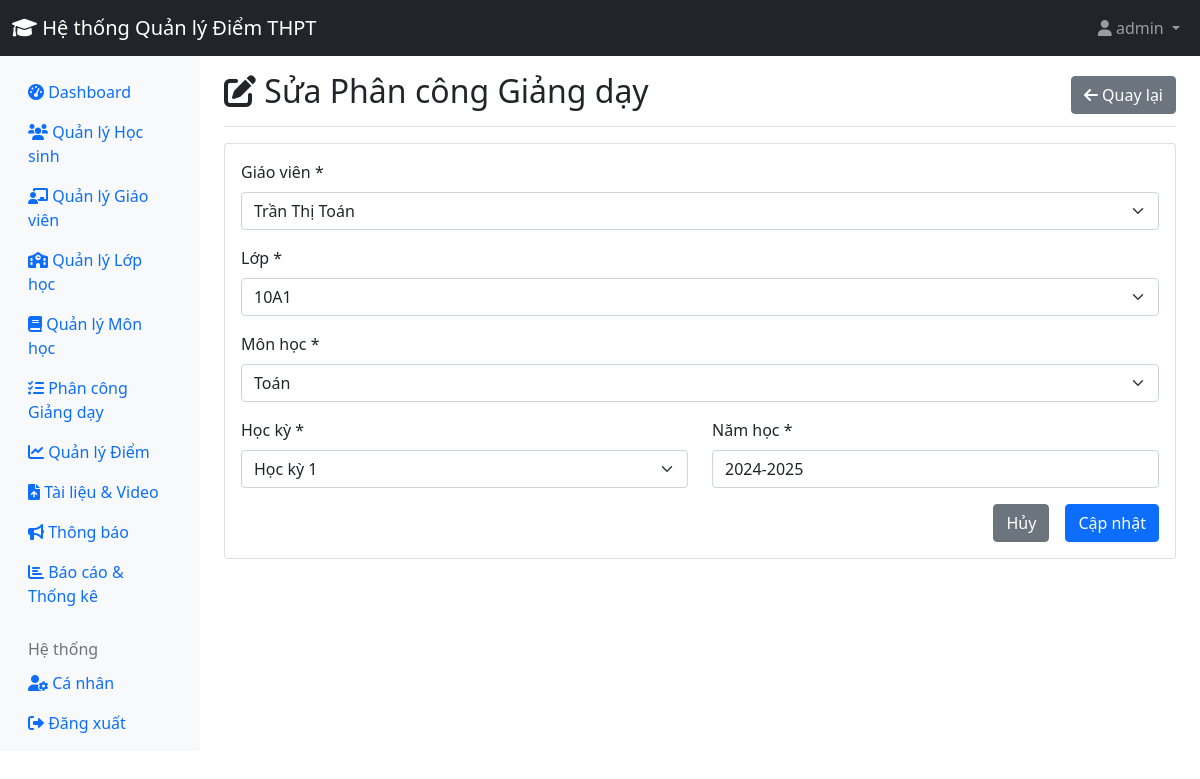
/admin/edit_assignment.php?id=1 (signed in), run on the app's committed database.
### tables this page shows
CREATE TABLE `teaching_assignments` (
  `id` int(11) NOT NULL,
  `teacher_id` int(11) NOT NULL,
  `class_id` int(11) NOT NULL,
  `subject_id` int(11) NOT NULL,
  `semester` int(11) NOT NULL,
  `school_year` varchar(20) NOT NULL,
  `is_active` tinyint(1) DEFAULT 1,
  `start_date` date DEFAULT curdate(),
  `end_date` date DEFAULT NULL
);

CREATE TABLE `users` (
  `id` int(11) NOT NULL,
  `username` varchar(50) NOT NULL,
  `password` varchar(255) NOT NULL,
  `role` enum('admin','teacher','student') NOT NULL,
  `full_name` varchar(100) NOT NULL,
  `email` varchar(100) DEFAULT NULL,
  `phone` varchar(20) DEFAULT NULL,
  `created_at` timestamp NOT NULL DEFAULT current_timestamp(),
  `status` enum('active','inactive') DEFAULT 'active',
  `teacher_type` enum('homeroom','subject') DEFAULT 'subject'
);

CREATE TABLE `classes` (
  `id` int(11) NOT NULL,
  `class_name` varchar(50) NOT NULL,
  `grade` int(11) NOT NULL,
  `homeroom_teacher_id` int(11) DEFAULT NULL,
  `school_year` varchar(20) DEFAULT NULL
);

CREATE TABLE `subjects` (
  `id` int(11) NOT NULL,
  `subject_name` varchar(100) NOT NULL,
  `subject_code` varchar(20) NOT NULL
);

### admin/edit_assignment.php (the view, shortened to what this page needs)
<?php
require_once '../includes/config.php';
$assignment_id = $_GET['id'];
$stmt = $pdo->prepare("
    SELECT ta.*, u.full_name as teacher_name, c.class_name, s.subject_name
    FROM teaching_assignments ta
    JOIN users u ON ta.teacher_id = u.id
    JOIN classes c ON ta.class_id = c.id
    JOIN subjects s ON ta.subject_id = s.id
    WHERE ta.id = ?
");
$stmt->execute([$assignment_id]);
$assignment = $stmt->fetch();
$teachers = $pdo->query("SELECT id, full_name FROM users WHERE role = 'teacher' AND status = 'active'")->fetchAll();
$classes = $pdo->query("SELECT id, class_name FROM classes ORDER BY grade, class_name")->fetchAll();
$subjects = $pdo->query("SELECT id, subject_name FROM subjects ORDER BY subject_name")->fetchAll();
?>
<!DOCTYPE html>
<html lang="vi">
<head>
    <link href="https://cdn.jsdelivr.net/npm/bootstrap@5.1.3/dist/css/bootstrap.min.css" rel="stylesheet">
    <link href="https://cdnjs.cloudflare.com/ajax/libs/font-awesome/6.0.0/css/all.min.css" rel="stylesheet">
</head>
<body>
    <?php include '../includes/header.php'; ?>
    <div class="container-fluid">
        <div class="row">
            <?php include 'sidebar.php'; ?>
            <main class="col-md-9 ms-sm-auto col-lg-10 px-md-4">
                <div class="d-flex justify-content-between flex-wrap flex-md-nowrap align-items-center pt-3 pb-2 mb-3 border-bottom">
                    <h1 class="h2"><i class="fas fa-edit"></i> Sửa Phân công Giảng dạy</h1>
                    <a href="assignments.php" class="btn btn-secondary">
                        <i class="fas fa-arrow-left"></i> Quay lại
                    </a>
                </div>
                <div class="card">
                    <div class="card-body">
                        <form method="POST">
                            <div class="mb-3">
                                <label class="form-label">Giáo viên *</label>
                                <select class="form-select" name="teacher_id" required>
                                    <?php foreach ($teachers as $teacher): ?>
                                        <option value="<?php echo $teacher['id']; ?>" <?php echo $assignment['teacher_id'] == $teacher['id'] ? 'selected' : ''; ?>>
                                            <?php echo htmlspecialchars($teacher['full_name']); ?>
                                        </option>
                                    <?php endforeach; ?>
                                </select>
                            </div>
                            <div class="mb-3">
                                <label class="form-label">Lớp *</label>
                                <select class="form-select" name="class_id" required>
                                    <?php foreach ($classes as $class): ?>
                                        <option value="<?php echo $class['id']; ?>" <?php echo $assignment['class_id'] == $class['id'] ? 'selected' : ''; ?>>
                                            <?php echo htmlspecialchars($class['class_name']); ?>
                                        </option>
                                    <?php endforeach; ?>
                                </select>
                            </div>
                            <div class="mb-3">
                                <label class="form-label">Môn học *</label>
                                <select class="form-select" name="subject_id" required>
                                    <?php foreach ($subjects as $subject): ?>
                                        <option value="<?php echo $subject['id']; ?>" <?php echo $assignment['subject_id'] == $subject['id'] ? 'selected' : ''; ?>>
                                            <?php echo htmlspecialchars($subject['subject_name']); ?>
                                        </option>
                                    <?php endforeach; ?>
                                </select>
                            </div>
                            <div class="row">
                                <div class="col-md-6">
                                    <div class="mb-3">
                                        <label class="form-label">Học kỳ *</label>
                                        <select class="form-select" name="semester" required>
                                            <option value="1" <?php echo $assignment['semester'] == '1' ? 'selected' : ''; ?>>Học kỳ 1</option>
                                        </select>
                                    </div>
                                </div>
                                <div class="col-md-6">
                                    <div class="mb-3">
                                        <label class="form-label">Năm học *</label>
                                        <input type="text" class="form-control" name="school_year" value="<?php echo htmlspecialchars($assignment['school_year']); ?>" required>
                                    </div>
                                </div>
                            </div>
                            <div class="d-grid gap-2 d-md-flex justify-content-md-end">
                                <a href="assignments.php" class="btn btn-secondary me-md-2">Hủy</a>
                                <button type="submit" name="update_assignment" class="btn btn-primary">Cập nhật</button>
                            </div>
                        </form>
                    </div>
                </div>
            </main>
        </div>
    </div>
</body>
</html>

### data on the page
teaching_assignments: teacher_id "Trần Thị Toán", class_id "10A1", subject_id "Toán", semester "Học kỳ 1", school_year "2024-2025"

### other printed values
SITE_NAME "Hệ thống Quản lý Điểm THPT"
$_SESSION['full_name'] "admin"
